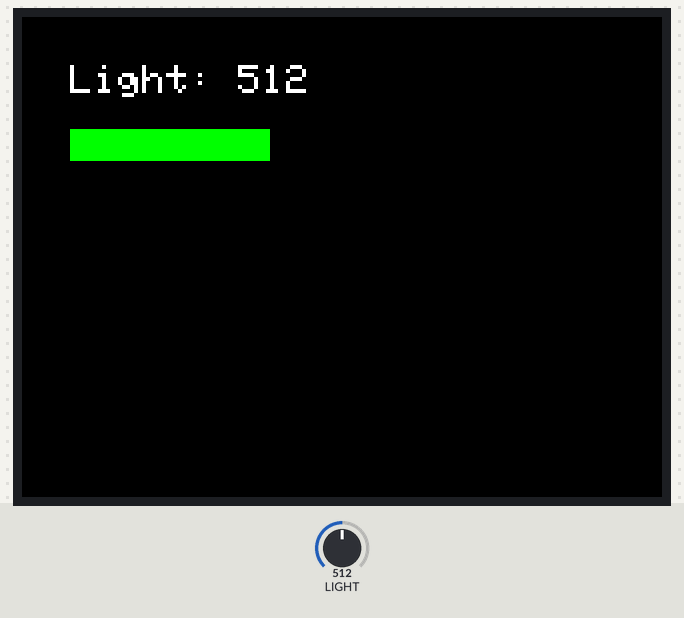
A sketch run on a simulated Seeed Wio Terminal. Parts: 320×240 colour display. The inputs (shaded band) are chosen by the test bench; at power-on: LIGHT = 512.

Above: at 1.3 s.
1.4 s: LIGHT set to 716
At 2.6 s:
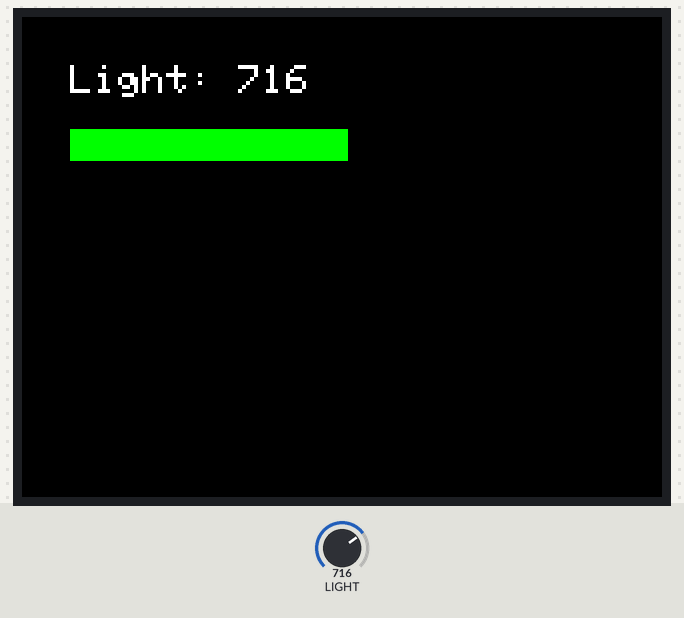
3.0 s: LIGHT set to 900
At 4.2 s:
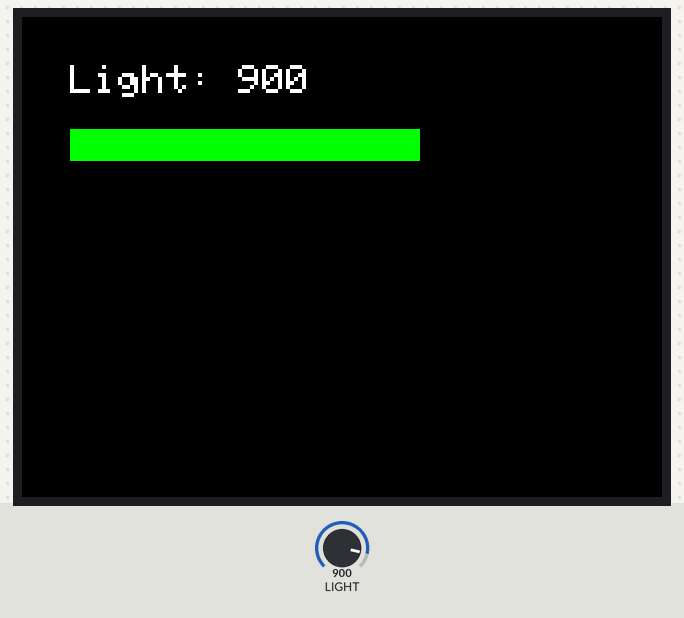
4.5 s: LIGHT set to 1023
At 5.1 s:
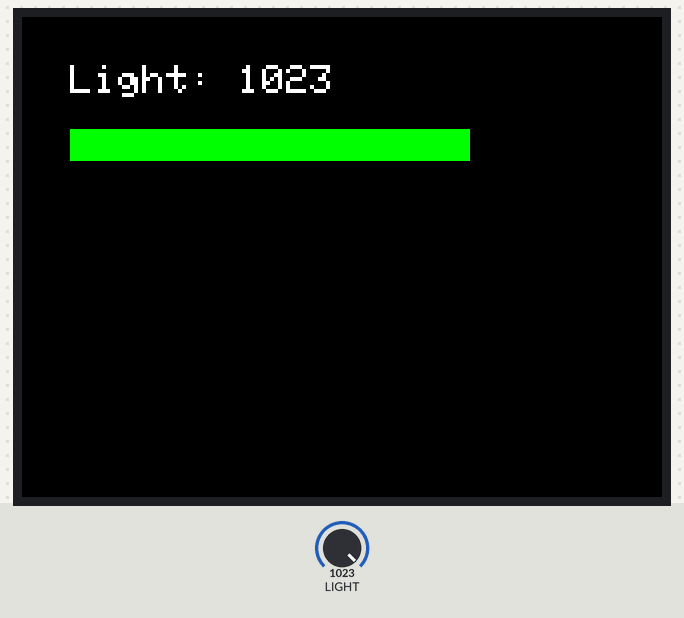
Timing chart, 0 to 7.5 s (numbered marks = the images above; inputs shaded):
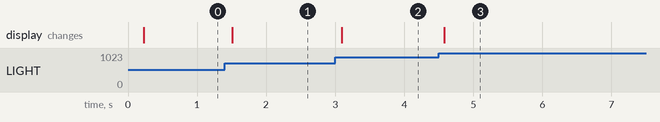

Measured:
- after the input at 1.4 s, the display: changes after 0.11 s (image 1)
- after the input at 3.0 s, the display: changes after 0.10 s (image 2)
- after the input at 4.5 s, the display: changes after 0.08 s (image 3)

The sketch:

light-meter.ino
```cpp
#include <TFT_eSPI.h>

TFT_eSPI tft;
int previous = -1;

void setup() {
  pinMode(WIO_LIGHT, INPUT);
  tft.begin();
  tft.setRotation(3);
  tft.setTextSize(2);
}

void loop() {
  int reading = analogRead(WIO_LIGHT);
  if (reading != previous) {
    tft.fillScreen(TFT_BLACK);
    tft.setCursor(24, 24);
    tft.print("Light: ");
    tft.println(reading);
    tft.fillRect(24, 56, reading * 200 / 1023, 16, TFT_GREEN);
    previous = reading;
  }
  delay(50);
}
```
